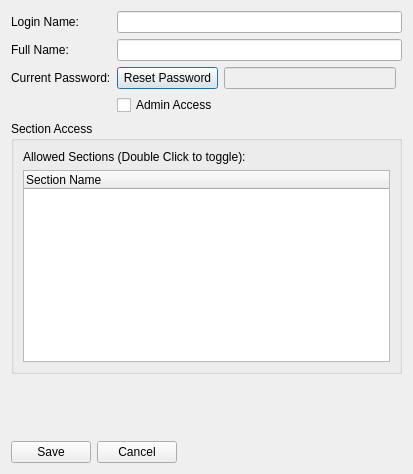
<?xml version="1.0" encoding="UTF-8"?>
<ui version="4.0">
 <class>UserDetailsEditor</class>
 <widget class="QDialog" name="UserDetailsEditor">
  <property name="geometry">
   <rect>
    <x>0</x>
    <y>0</y>
    <width>413</width>
    <height>474</height>
   </rect>
  </property>
  <property name="windowTitle">
   <string>User Details</string>
  </property>
  <layout class="QVBoxLayout" name="verticalLayout_2">
   <item>
    <layout class="QGridLayout" name="gridLayout">
     <item row="0" column="0">
      <widget class="QLabel" name="label">
       <property name="text">
        <string>Login Name:</string>
       </property>
      </widget>
     </item>
     <item row="2" column="2">
      <widget class="QLineEdit" name="txtPassword">
       <property name="enabled">
        <bool>false</bool>
       </property>
      </widget>
     </item>
     <item row="2" column="1">
      <widget class="QPushButton" name="cmdResetPassword">
       <property name="text">
        <string>Reset Password</string>
       </property>
      </widget>
     </item>
     <item row="1" column="1" colspan="3">
      <widget class="QLineEdit" name="txtFullName"/>
     </item>
     <item row="1" column="0">
      <widget class="QLabel" name="label_2">
       <property name="text">
        <string>Full Name:</string>
       </property>
      </widget>
     </item>
     <item row="2" column="0">
      <widget class="QLabel" name="label_3">
       <property name="text">
        <string>Current Password:</string>
       </property>
      </widget>
     </item>
     <item row="0" column="1" colspan="3">
      <widget class="QLineEdit" name="txtLoginName"/>
     </item>
     <item row="3" column="1">
      <widget class="QCheckBox" name="chkAdminAccess">
       <property name="text">
        <string>Admin Access</string>
       </property>
      </widget>
     </item>
    </layout>
   </item>
   <item>
    <widget class="QGroupBox" name="groupBox">
     <property name="title">
      <string>Section Access</string>
     </property>
     <layout class="QVBoxLayout" name="verticalLayout">
      <item>
       <widget class="QLabel" name="label_4">
        <property name="text">
         <string>Allowed Sections (Double Click to toggle):</string>
        </property>
       </widget>
      </item>
      <item>
       <widget class="QTreeWidget" name="trvSectionManager">
        <column>
         <property name="text">
          <string>Section Name</string>
         </property>
        </column>
       </widget>
      </item>
     </layout>
    </widget>
   </item>
   <item>
    <spacer name="verticalSpacer">
     <property name="orientation">
      <enum>Qt::Vertical</enum>
     </property>
     <property name="sizeHint" stdset="0">
      <size>
       <width>20</width>
       <height>40</height>
      </size>
     </property>
    </spacer>
   </item>
   <item>
    <layout class="QHBoxLayout" name="horizontalLayout">
     <item>
      <widget class="QPushButton" name="cmdSave">
       <property name="text">
        <string>Save</string>
       </property>
      </widget>
     </item>
     <item>
      <widget class="QPushButton" name="cmdCancel">
       <property name="text">
        <string>Cancel</string>
       </property>
      </widget>
     </item>
     <item>
      <spacer name="horizontalSpacer">
       <property name="orientation">
        <enum>Qt::Horizontal</enum>
       </property>
       <property name="sizeHint" stdset="0">
        <size>
         <width>40</width>
         <height>20</height>
        </size>
       </property>
      </spacer>
     </item>
    </layout>
   </item>
  </layout>
 </widget>
 <resources/>
 <connections/>
</ui>
